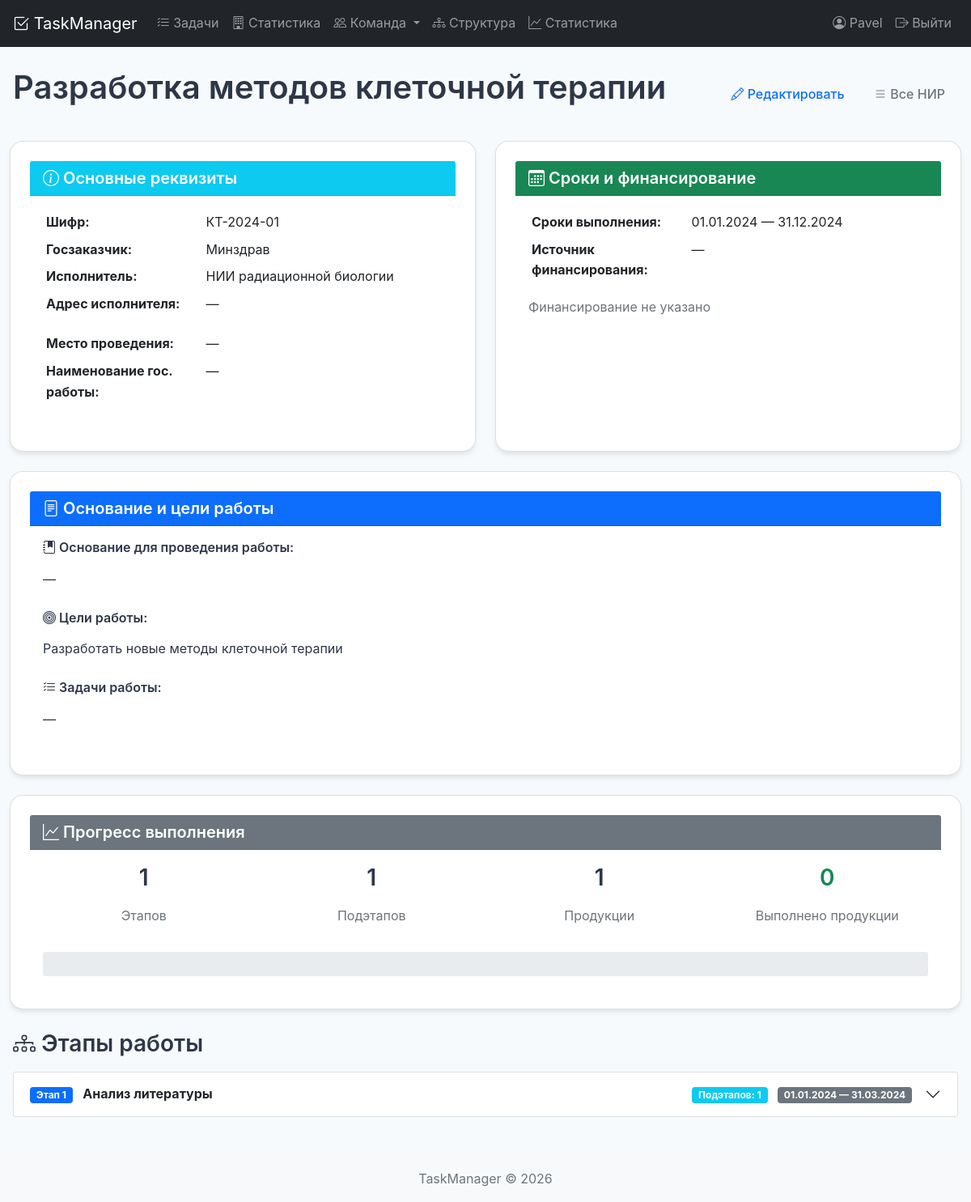
The app's page /research/16/ (signed in) with its own data.
### tasks/models.py (models this page shows, shortened)
class ResearchTask(models.Model):
    title = models.CharField('Наименование ТЗ', max_length=500)
    tz_number = models.CharField('Шифр', max_length=100, blank=True, help_text='Шифр: "Депозит 2025"')
    customer = models.CharField('Госзаказчик', max_length=500, blank=True)
    executor = models.CharField('Исполнитель', max_length=500, blank=True)
    executor_address = models.TextField('Адрес исполнителя', blank=True, help_text='Индекс, почтовый адрес, телефон/факс')
    foundation = models.TextField('Основание для проведения работы', blank=True)
    funding_source = models.CharField('Источник финансирования', max_length=300, blank=True)
    government_work_name = models.CharField('Наименование государственной работы', max_length=500, blank=True)
    start_date = models.DateField('Дата начала', null=True, blank=True)
    end_date = models.DateField('Дата окончания', null=True, blank=True)
    location = models.CharField('Место проведения работы', max_length=200, blank=True)
    goals = models.TextField('Цели работы', blank=True)
    tasks = models.TextField('Задачи работы', blank=True)
    created_date = models.DateTimeField('Дата создания', auto_now_add=True)
    updated_date = models.DateTimeField('Дата обновления', auto_now=True)
    class Meta:
        verbose_name = 'НИР'
        verbose_name_plural = 'НИР'

class ResearchStage(models.Model):
    research_task = models.ForeignKey(
        ResearchTask,  # Теперь ResearchTask уже определен
        on_delete=models.CASCADE,
        related_name='stages',
        verbose_name='НИР'
    )
    stage_number = models.IntegerField('Номер этапа')
    title = models.TextField('Наименование этапа')
    start_date = models.DateField('Дата начала', null=True, blank=True)
    end_date = models.DateField('Дата окончания', null=True, blank=True)
    performers = models.ManyToManyField(
        'Employee',  # Используем строку вместо прямого импорта
        verbose_name='Исполнители',
        related_name='research_stages',
        blank=True
    )
    responsible = models.ForeignKey(
        'Employee',  # Используем строку вместо прямого импорта
        on_delete=models.SET_NULL,
        verbose_name='Ответственный',
        related_name='responsible_stages',
        null=True,
        blank=True
    )
    class Meta:
        verbose_name = 'Этап НИР'
        verbose_name_plural = 'Этапы НИР'
        ordering = ['stage_number']

### tasks/views/research_views.py (the view)
# urls.py: path('research/<int:task_id>/', research_task_detail, name='research_task_detail'),
@login_required
def research_task_detail(request, task_id):
    research_task = get_object_or_404(ResearchTask, id=task_id)
    stages = research_task.stages.all().prefetch_related('substages__products')
    total_stages = stages.count()
    total_substages = sum(stage.substages.count() for stage in stages)
    total_products = sum(
        sum(substage.products.count() for substage in stage.substages.all())
        for stage in stages
    )
    completed_products = 0
    for stage in stages:
        for substage in stage.substages.all():
            completed_products += substage.products.filter(status='completed').count()
    progress = int((completed_products / total_products) * 100) if total_products > 0 else 0
    context = {
        'research_task': research_task,
        'stages': stages,
        'total_stages': total_stages,
        'total_substages': total_substages,
        'total_products': total_products,
        'completed_products': completed_products,
        'progress': progress,
    }
    return render(request, 'tasks/research_task_detail.html', context)

### tasks/templates/tasks/research_task_detail.html (shortened to what this page needs)
{% extends 'base.html' %}
{% block content %}
<div class="d-flex justify-content-between align-items-center mb-4">
    <h1>{{ research_task.title }}</h1>
    <div>
        <a href="{% url 'research_task_edit' research_task.id %}" class="btn btn-outline-primary">
            <i class="bi bi-pencil"></i> Редактировать
        </a>
        <a href="{% url 'research_task_list' %}" class="btn btn-outline-secondary">
            <i class="bi bi-list"></i> Все НИР
        </a>
    </div>
</div>
<div class="row mb-4">
    <div class="col-md-6">
        <div class="card h-100">
            <div class="card-header bg-info text-white">
                <h5 class="mb-0"><i class="bi bi-info-circle"></i> Основные реквизиты</h5>
            </div>
            <div class="card-body">
                <table class="table table-sm table-borderless">
                    <tr>
                        <th style="width: 40%">Шифр:</th>
                        <td>{{ research_task.tz_number|default:"—" }}</td>
                    </tr>
                    <tr>
                        <th>Госзаказчик:</th>
                        <td>{{ research_task.customer|default:"—" }}</td>
                    </tr>
                    <tr>
                        <th>Исполнитель:</th>
                        <td>{{ research_task.executor|default:"—" }}</td>
                    </tr>
                    <tr>
                        <th>Адрес исполнителя:</th>
                        <td>{{ research_task.executor_address|default:"—"|linebreaks }}</td>
                    </tr>
                    <tr>
                        <th>Место проведения:</th>
                        <td>{{ research_task.location|default:"—" }}</td>
                    </tr>
                    <tr>
                        <th>Наименование гос. работы:</th>
                        <td>{{ research_task.government_work_name|default:"—" }}</td>
                    </tr>
                </table>
            </div>
        </div>
    </div>
    <div class="col-md-6">
        <div class="card h-100">
            <div class="card-header bg-success text-white">
                <h5 class="mb-0"><i class="bi bi-calendar3"></i> Сроки и финансирование</h5>
            </div>
            <div class="card-body">
                <table class="table table-sm table-borderless">
                    <tr>
                        <th style="width: 40%">Сроки выполнения:</th>
                        <td>
                            {% if research_task.start_date and research_task.end_date %}
                                {{ research_task.start_date|date:"d.m.Y" }} — {{ research_task.end_date|date:"d.m.Y" }}
                            {% else %}
                                —
                            {% endif %}
                        </td>
                    </tr>
                    <tr>
                        <th>Источник финансирования:</th>
                        <td>{{ research_task.funding_source|default:"—" }}</td>
                    </tr>
                </table>
                {% if research_task.funding_years.all %}
                    <h6 class="mt-3">Финансирование по годам:</h6>
                    <table class="table table-sm table-bordered">
                        <thead class="table-light">
                            <tr>
                                <th>Год</th>
                                <th class="text-end">Сумма (руб.)</th>
                            </tr>
                        </thead>
                        <tbody>
                            {% for funding in research_task.funding_years.all %}
                                <tr>
                                    <td>{{ funding.year }}</td>
                                    <td class="text-end">{{ funding.amount|floatformat:0|default:"—" }}</td>
                                </tr>
                            {% endfor %}
                            <tr class="table-active">
                                <th>Итого:</th>
                                <th class="text-end">{{ research_task.total_funding|floatformat:0 }} руб.</th>
                            </tr>
                        </tbody>
                    </table>
                {% else %}
                    <p class="text-muted mt-3">Финансирование не указано</p>
                {% endif %}
            </div>
        </div>
    </div>
</div>
<div class="row mb-4">
    <div class="col-md-12">
        <div class="card">
            <div class="card-header bg-primary text-white">
                <h5 class="mb-0"><i class="bi bi-file-text"></i> Основание и цели работы</h5>
            </div>
            <div class="card-body">
                <div class="mb-4">
                    <h6><i class="bi bi-journal-bookmark-fill"></i> Основание для проведения работы:</h6>
                    <p class="text-muted">{{ research_task.foundation|default:"—"|linebreaks }}</p>
                </div>
                <div class="mb-4">
                    <h6><i class="bi bi-bullseye"></i> Цели работы:</h6>
                    <p class="text-muted">{{ research_task.goals|default:"—"|linebreaks }}</p>
                </div>
                <div>
                    <h6><i class="bi bi-list-check"></i> Задачи работы:</h6>
                    <p class="text-muted">{{ research_task.tasks|default:"—"|linebreaks }}</p>
                </div>
            </div>
        </div>
    </div>
</div>
<div class="row mb-4">
    <div class="col-md-12">
        <div class="card">
            <div class="card-header bg-secondary text-white">
                <h5 class="mb-0"><i class="bi bi-graph-up"></i> Прогресс выполнения</h5>
            </div>
            <div class="card-body">
                <div class="row text-center">
                    <div class="col-md-3">
                        <h3>{{ total_stages }}</h3>
                        <p class="text-muted">Этапов</p>
                    </div>
                    <div class="col-md-3">
                        <h3>{{ total_substages }}</h3>
                        <p class="text-muted">Подэтапов</p>
                    </div>
                    <div class="col-md-3">
                        <h3>{{ total_products }}</h3>
                        <p class="text-muted">Продукции</p>
                    </div>
                    <div class="col-md-3">
                        <h3 class="text-success">{{ completed_products }}</h3>
                        <p class="text-muted">Выполнено продукции</p>
                    </div>
                </div>
                <div class="progress mt-3" style="height: 30px;">
                </div>
            </div>
        </div>
    </div>
</div>
<h3 class="mb-3"><i class="bi bi-diagram-3"></i> Этапы работы</h3>
<div class="accordion" id="stagesAccordion">
    {% for stage in stages %}
        <div class="accordion-item mb-2">
            <h2 class="accordion-header" id="heading{{ stage.id }}">
                <button class="accordion-button collapsed" type="button" data-bs-toggle="collapse"
                        data-bs-target="#collapse{{ stage.id }}">
                    <div class="d-flex w-100 justify-content-between align-items-center">
                        <div>
                            <span class="badge bg-primary me-2">Этап {{ stage.stage_number }}</span>
                            <strong>{{ stage.title|truncatechars:100 }}</strong>
                        </div>
                        <div class="me-3">
                            <span class="badge bg-info">Подэтапов: {{ stage.substages.count }}</span>
                            {% if stage.start_date and stage.end_date %}
                                <span class="badge bg-secondary ms-2">
                                    {{ stage.start_date|date:"d.m.Y" }} — {{ stage.end_date|date:"d.m.Y" }}
                                </span>
                            {% endif %}
                        </div>
                    </div>
                </button>
            </h2>
        </div>
    {% empty %}
        <div class="alert alert-info text-center">
            <i class="bi bi-info-circle"></i> Нет этапов работы
        </div>
    {% endfor %}
</div>
{% endblock %}

### tasks/templates/base.html (shortened to what this page needs)
<!DOCTYPE html>
{% load static %}
<html lang="ru">
<head>
    <link href="https://cdn.jsdelivr.net/npm/bootstrap@5.1.3/dist/css/bootstrap.min.css" rel="stylesheet">
    <link rel="stylesheet" href="https://cdn.jsdelivr.net/npm/bootstrap-icons@1.8.1/font/bootstrap-icons.css">
        <link href="{% static 'css/style.css' %}" rel="stylesheet">
    <link href="{% static 'css/style.css' %}" rel="stylesheet">
</head>
<body>
    <nav class="navbar navbar-expand-lg navbar-dark bg-dark">
        <div class="container">
            <a class="navbar-brand" href="{% url 'task_list' %}">
                <i class="bi bi-check2-square"></i> TaskManager
            </a>
            <div class="collapse navbar-collapse" id="navbarNav">
                <ul class="navbar-nav me-auto">
                    <li class="nav-item">
                        <a class="nav-link" href="{% url 'task_list' %}">
                            <i class="bi bi-list-check"></i> Задачи
                        </a>
                    </li>
                    <li class="nav-item">
                        <a class="nav-link" href="{% url 'department_stats' %}">
                            <i class="bi bi-building"></i> Статистика
                        </a>
                    </li>
                    <li class="nav-item dropdown">
                        <a class="nav-link dropdown-toggle" href="#" data-bs-toggle="dropdown">
                            <i class="bi bi-people"></i> Команда
                        </a>
                    </li>
                    <li class="nav-item">
                        <a class="nav-link" href="{% url 'organization_chart' %}">
                            <i class="bi bi-diagram-3"></i> Структура
                        </a>
                    </li>
                    <li class="nav-item">
                        <a class="nav-link" href="{% url 'task_statistics' %}">
                            <i class="bi bi-graph-up"></i> Статистика
                        </a>
                    </li>
                </ul>
                <ul class="navbar-nav">
                    {% if user.is_authenticated %}
                        <li class="nav-item">
                            <span class="nav-link">
                                <i class="bi bi-person-circle"></i> {{ user.username }}
                            </span>
                        </li>
                        <li class="nav-item">
                            <a class="nav-link" href="{% url 'logout' %}">
                                <i class="bi bi-box-arrow-right"></i> Выйти
                            </a>
                        </li>
                    {% endif %}
                </ul>
            </div>
        </div>
    </nav>
    <main class="container mt-4">
        {% block content %}{% endblock %}
    </main>
    <footer class="footer mt-5 py-3 bg-light">
        <div class="container text-center">
            <span class="text-muted">TaskManager © {% now "Y" %}</span>
        </div>
    </footer>
</body>
</html>

### records on screen
ResearchTask: title "Разработка методов клеточной терапии", tz_number "КТ-2024-01", customer "Минздрав", executor "НИИ радиационной биологии", executor_address "—", location "—", government_work_name "—", start_date "01.01.2024", end_date "31.12.2024", funding_source "—", foundation "—", goals "Разработать новые методы клеточной терапии", tasks "—"
ResearchStage: stage_number "1", title "Анализ литературы", substages.count "1", start_date "01.01.2024", end_date "31.03.2024"

### other values on screen
{{ user.username }} "Pavel"
{{ total_stages }} "1"
{{ total_substages }} "1"
{{ total_products }} "1"
{{ completed_products }} "0"
